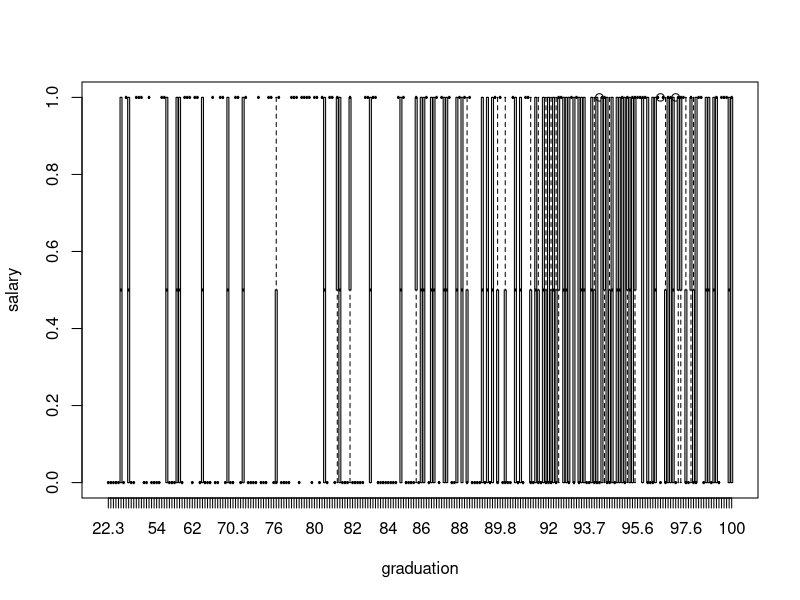
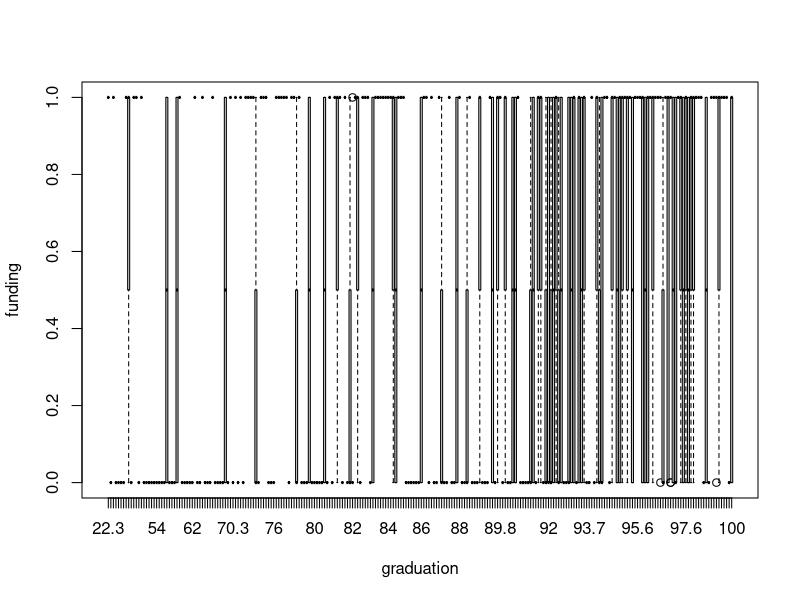
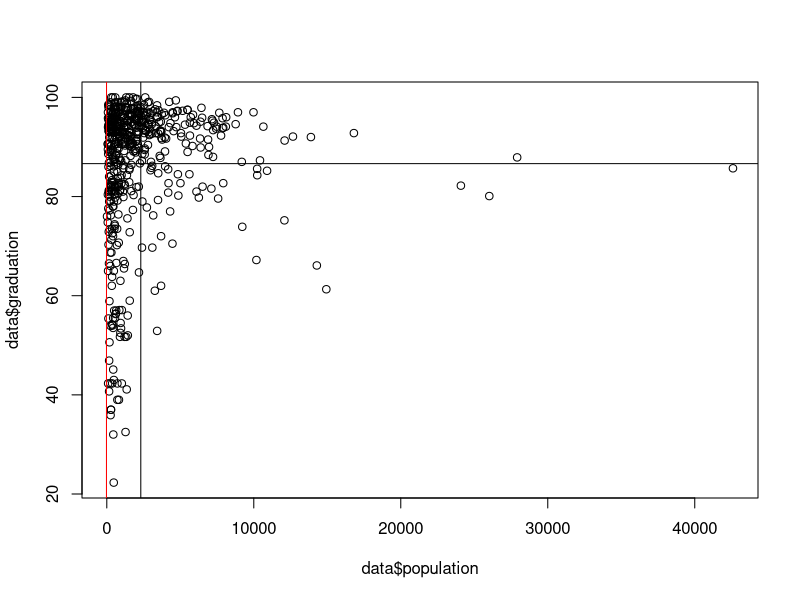
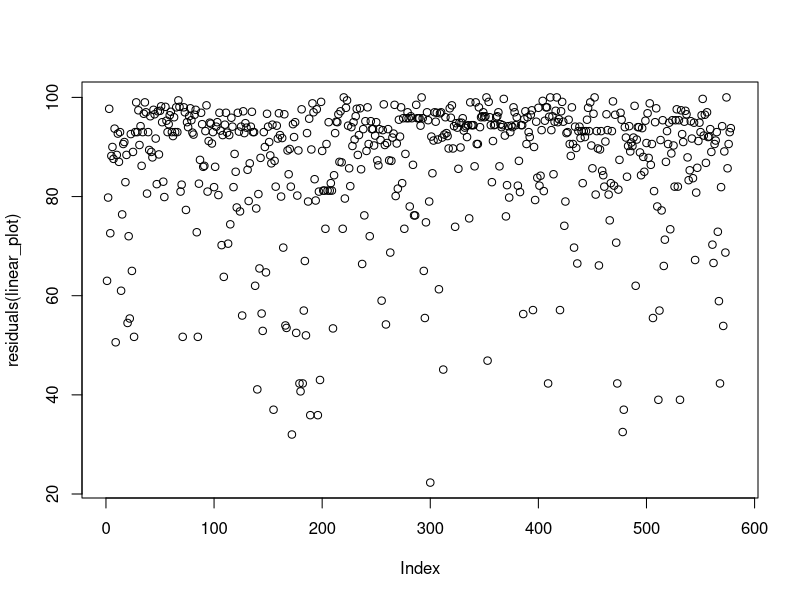
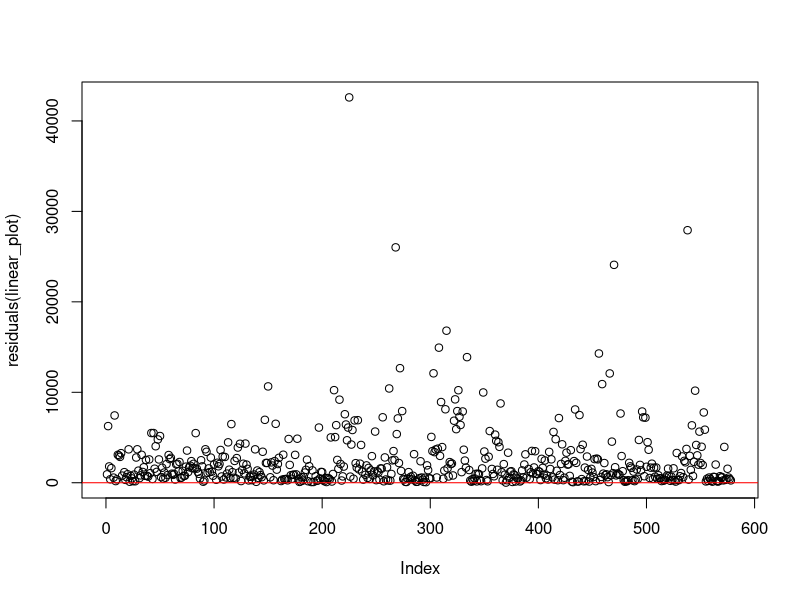
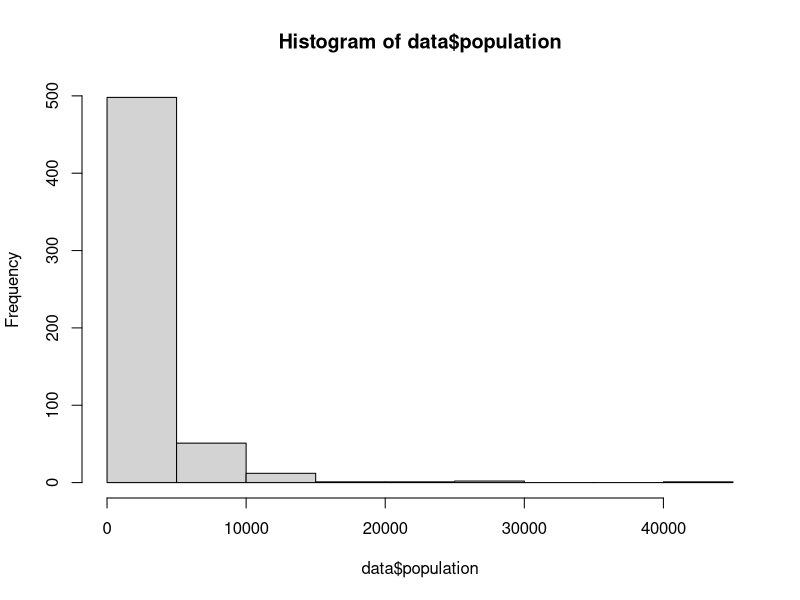

Recreate these plots in R, in order.
## Load packages
# NOTE: Run base.R if these commands return an error!
library(readr)
library(dplyr)
library(ggplot2)
library(haven)
library(psych)
library(ggplot2)
library(forcats)
library(tidyselect)

# set working directory
setwd("~/Desktop/STA215")

# Load data 
data <- read.csv("raw_data.csv")

#create table 2: contingency table
table(data$funding, data$salary)
chisq.test(table(data$funding, data$salary))

#create table 1: descriptive statistics 
table(data$population)
describe(data$population)

table(data$gradiation)
describe(data$graduation)

table(data$funding)
describe(data$funding)

table(data$salary)
describe(data$salary)


#create figure 1 - boxplot 
lm(salary ~ graduation, data = data)
aov(salary ~ graduation, data = data)
summary(salary ~ graduation, data = data)
boxplot(salary ~ graduation, data = data)


lm(funding ~ graduation, data = data)
aov(funding ~ graduation, data = data)
summary(funding ~ graduation, data = data)
boxplot(funding ~ graduation, data = data)


#create figure 2 - scatter plot
linear_plot <- plot(data$population, data$graduation)
print(linear_plot)
#add x line and y line for means 
meany <- mean(data$graduation, na.rm = TRUE)
meanx <- mean(data$population, na.rm = TRUE)

abline(v = meanx, col = "black")
abline(h = meany, col = "black")

linear_relationship <- lm(population ~ graduation, data = data)
summary(linear_relationship)
abline(linear_relationship, col = "red")

#create figure 3 - residual plot
# Plot the residuals
plot(data$graduation, na.rm = TRUE, residuals(linear_plot))
plot(data$population, residuals(linear_plot))

# Add a horizontal line at zero to indicate the baseline
abline(h = 0, col = "red")
hist(data$population)


